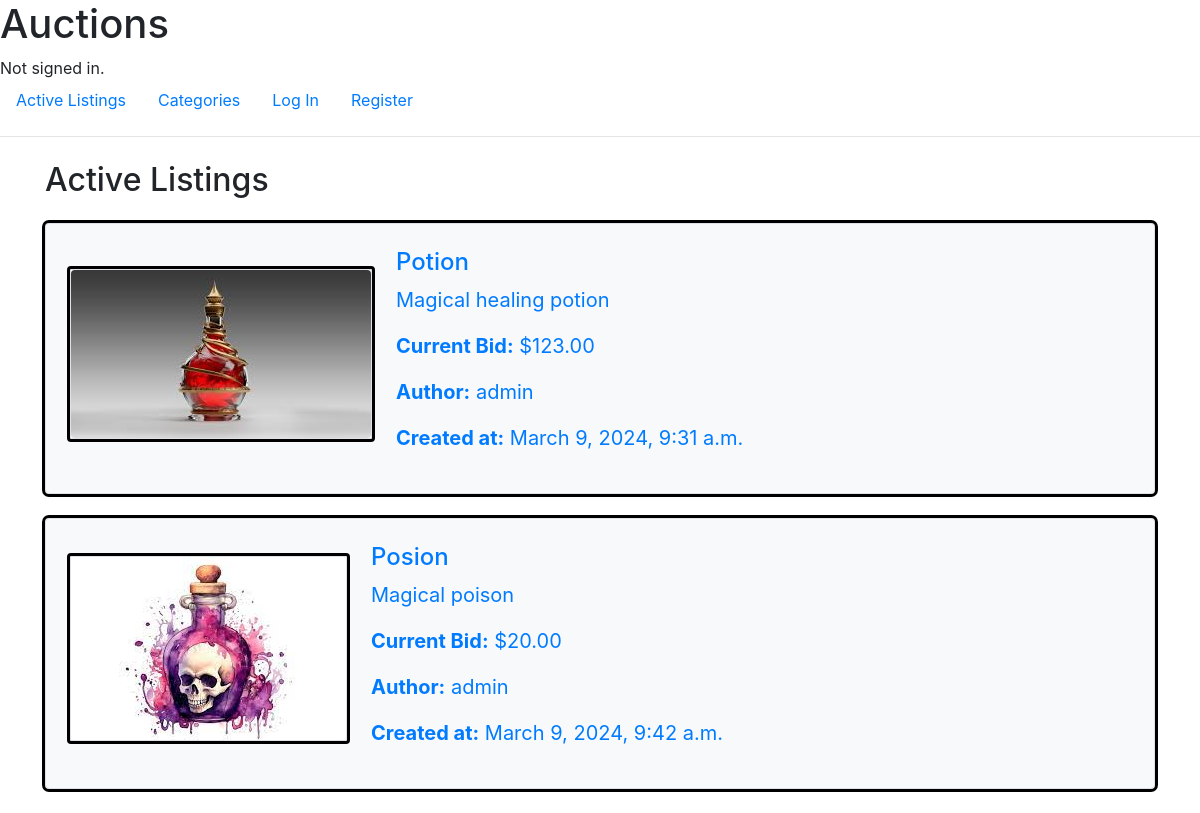
The app's page /, older data.
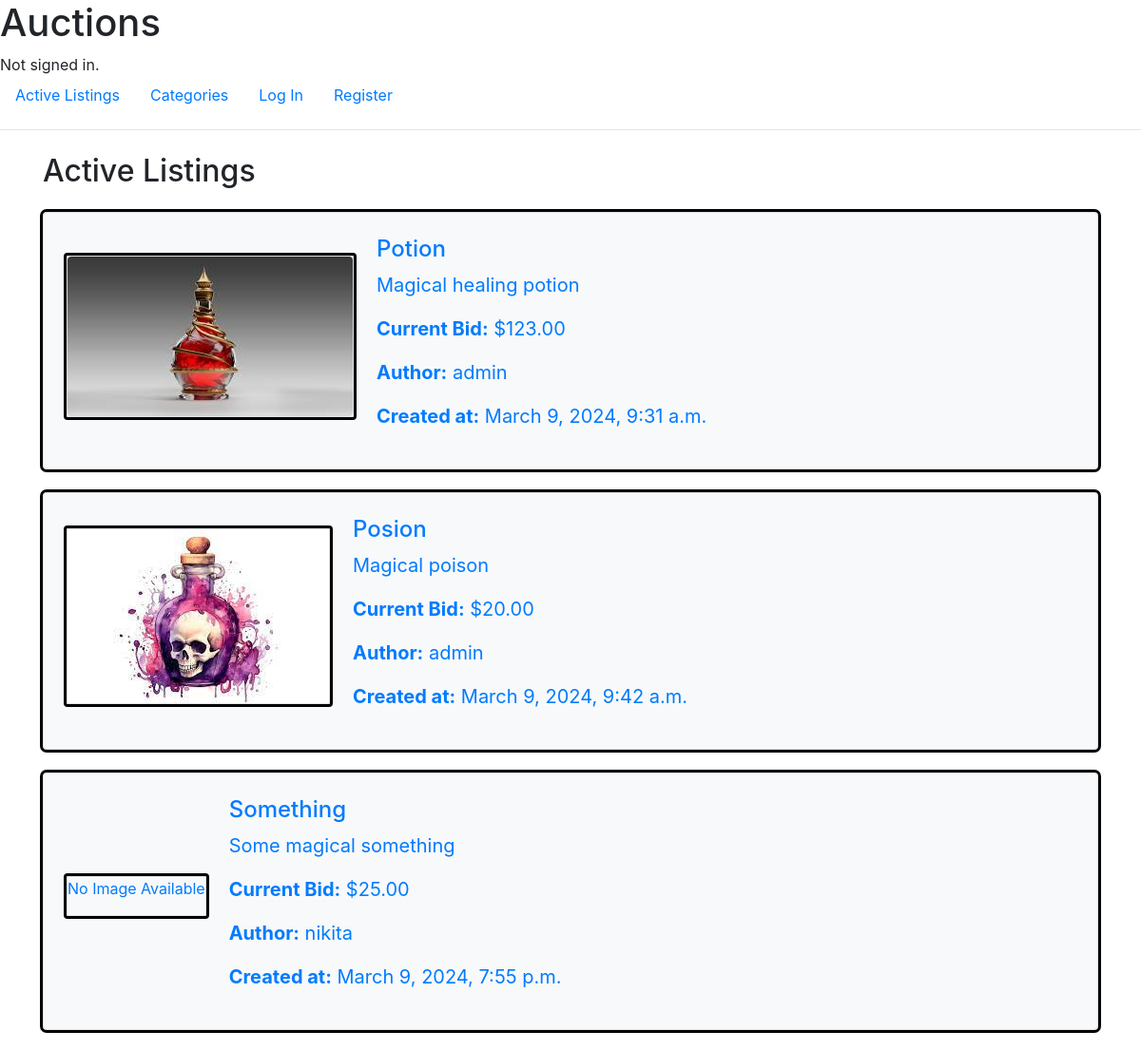
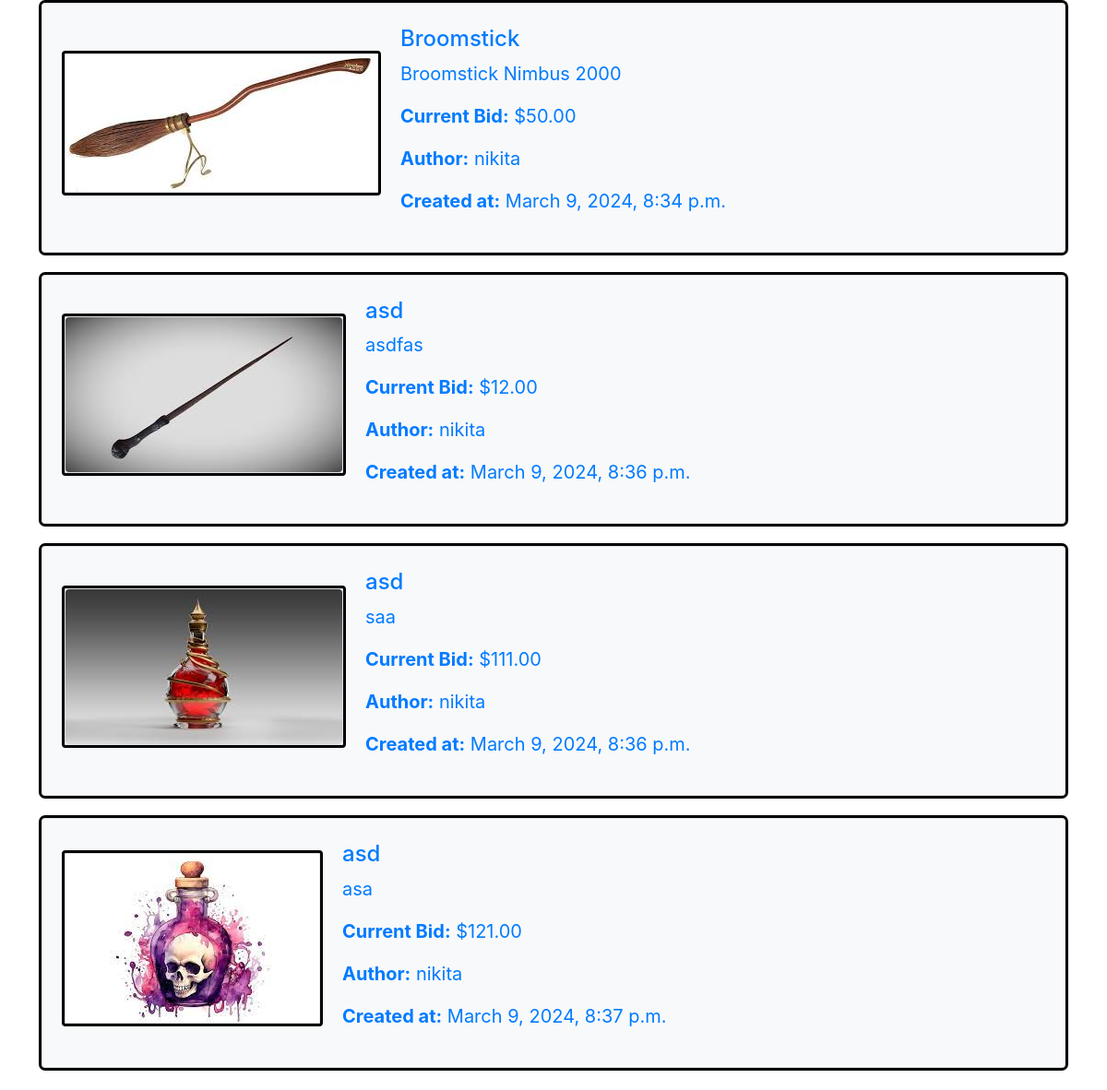
The same page, newer data (2 pictures, top to bottom).
### auctions/models.py (models this page shows)
class Listing(models.Model):
    title = models.CharField(max_length=50)
    description = models.TextField()
    starting_bid = models.DecimalField(max_digits=10, decimal_places=2)
    current_price = models.DecimalField(max_digits=10, decimal_places=2, default=0)
    image = models.ImageField(upload_to='', blank=True, null=True)
    category = models.ForeignKey(Category, on_delete=models.SET_NULL, null=True, blank=True)
    author = models.ForeignKey(User, on_delete=models.CASCADE, related_name='listings')
    created_at = models.DateTimeField(auto_now_add=True)
    is_active = models.BooleanField(default=True)
    winner = models.ForeignKey(User, on_delete=models.SET_NULL, blank=True, null=True)
    def current_bid_amount(self):
        highest_bid = self.bids.order_by('-amount').first()
        return highest_bid.amount if highest_bid else self.starting_bid

class Bid(models.Model):
    listing = models.ForeignKey(Listing, on_delete=models.CASCADE, related_name='bids')
    bidder = models.ForeignKey(User, on_delete=models.CASCADE, related_name='bids')
    amount = models.DecimalField(max_digits=10, decimal_places=2)
    created_at = models.DateTimeField(auto_now_add=True)

class User(AbstractUser):
    watchlist = models.ManyToManyField('Listing', related_name='watchers', blank=True)

### auctions/views.py (the view)
# urls.py: path("", views.index, name="index"),
def index(request):
    listings = Listing.objects.all()
    return render(request, "auctions/index.html", {
        "active_listings": listings
    })

### auctions/templates/auctions/index.html
{% extends "auctions/layout.html" %}
{% block body %}
<div class="container mt-4">
    <h2 class="mb-4">Active Listings</h2>
    {% for listing in active_listings %}
        <div class="border rounded p-4 mb-4 bg-light">
            <a href="{% url 'listing_detail' listing.id %}">
                <div class="item d-flex align-items-center">
                    <div class="item__img mr-4 border">
                        {% if listing.image %}
                            <img src="{{ listing.image.url }}" alt="{{ listing.title }}" class="img-fluid rounded">
                        {% else %}
                            <p class="text-center">No Image Available</p>
                        {% endif %}
                    </div>
                    <div class="item__specs">
                        <h4>{{ listing.title }}</h4>
                        <p>{{ listing.description }}</p>
                        <p><strong>Current Bid:</strong> ${{ listing.current_bid_amount }}</p>
                        <p><strong>Author:</strong> {{ listing.author.username }}</p>
                        <p><strong>Created at:</strong> {{ listing.created_at }}</p>
                    </div>
                </div>
            </a>
        </div>
    {% endfor %}
</div>
{% endblock %}

Row changes from the older to the newer data that the page shows:
added Listing: image "No Image Available", title "Something", description "Some magical something", current_bid_amount "25.00", author.username "nikita", created_at "March 9, 2024, 7:55 p.m."
added Listing: image (picture), title "Broomstick", description "Broomstick Nimbus 2000", current_bid_amount "50.00", author.username "nikita", created_at "March 9, 2024, 8:34 p.m."
added Listing: image (picture), title "asd", description "asdfas", current_bid_amount "12.00", author.username "nikita", created_at "March 9, 2024, 8:36 p.m."
added Listing: image (picture), title "asd", description "saa", current_bid_amount "111.00", author.username "nikita", created_at "March 9, 2024, 8:36 p.m."
added Listing: image (picture), title "asd", description "asa", current_bid_amount "121.00", author.username "nikita", created_at "March 9, 2024, 8:37 p.m."
